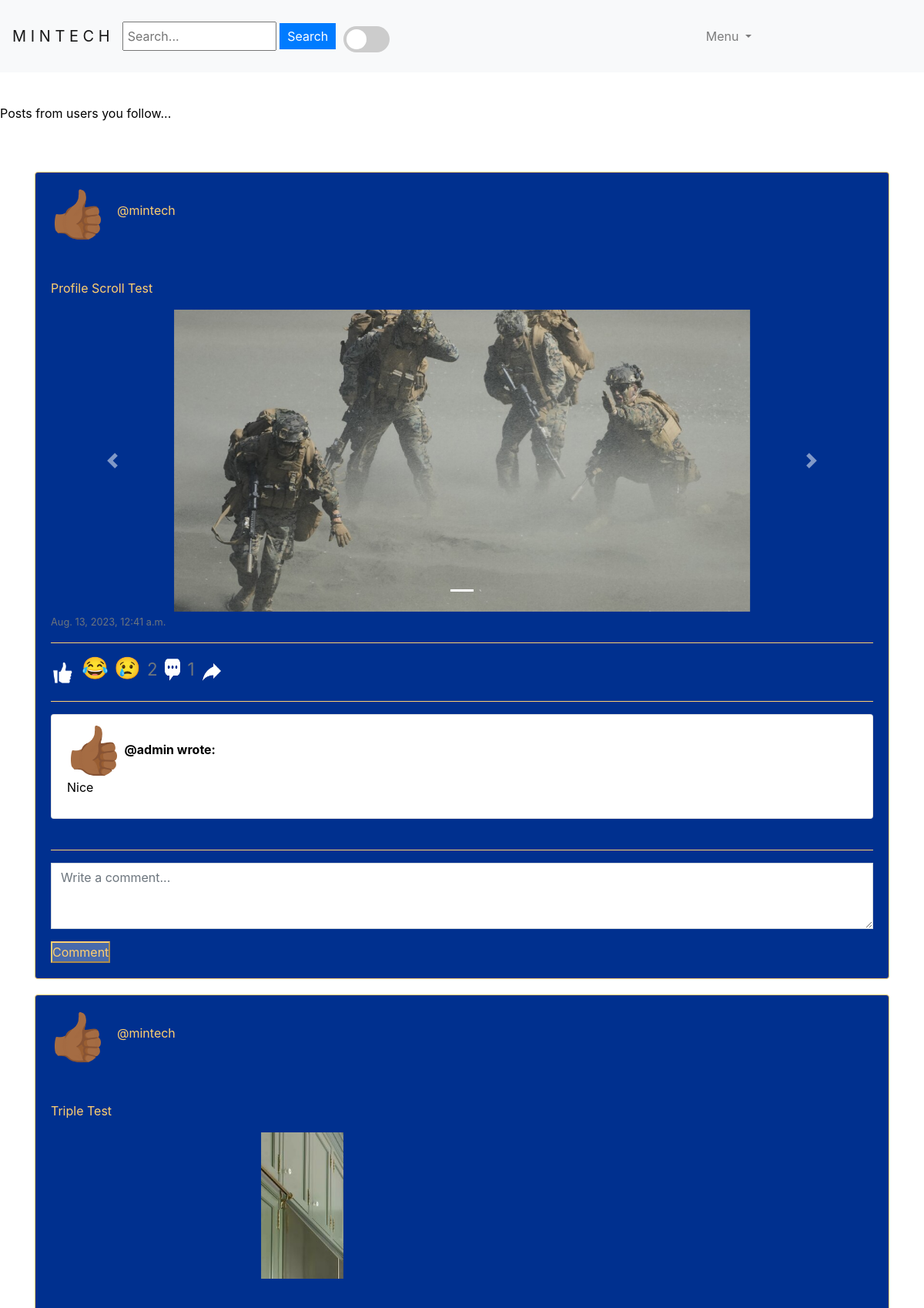
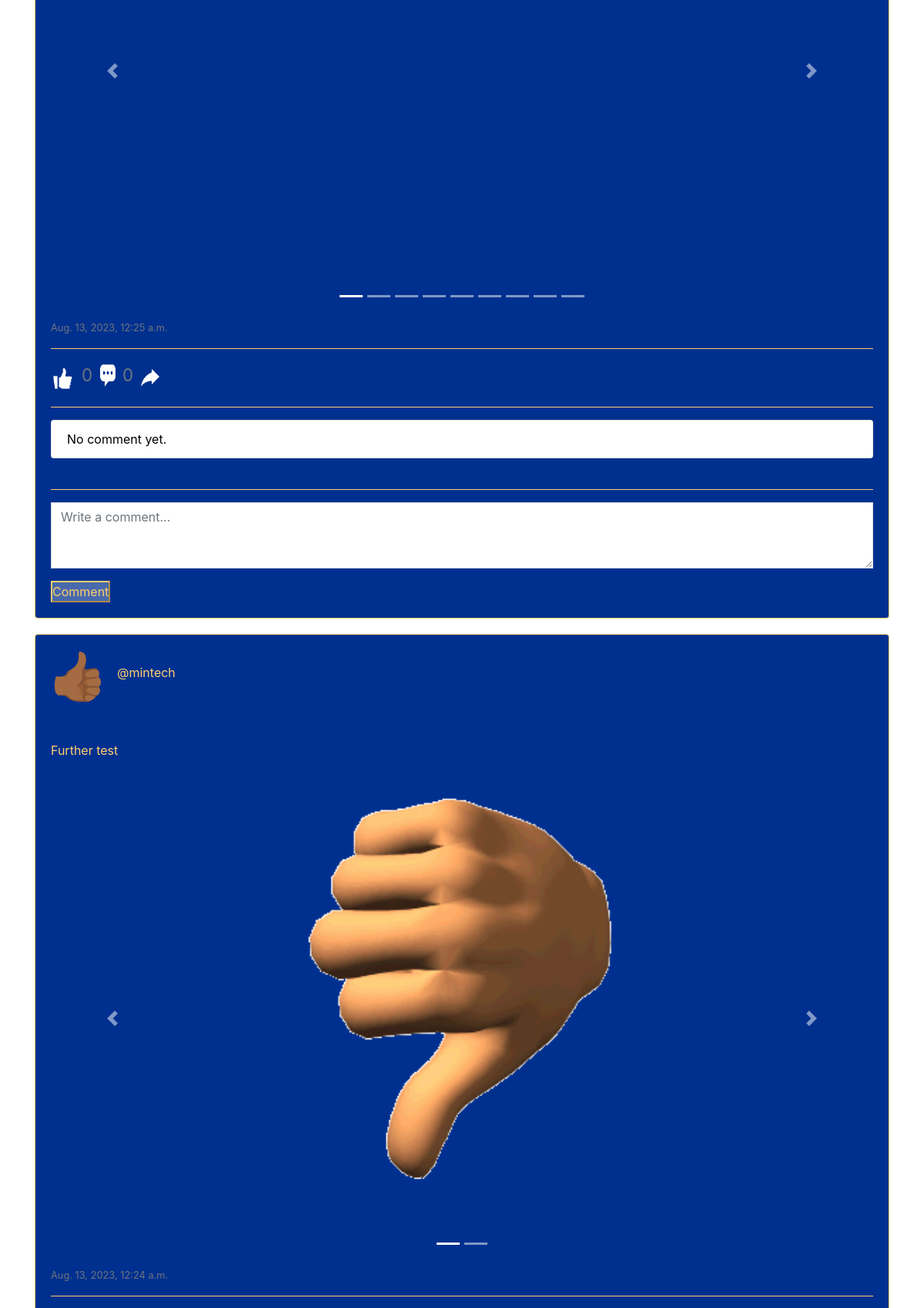
The page /following (signed in, upper part) on the database its author committed (2 pictures, top to bottom).
### minsocial/models.py (models this page shows, shortened)
class Post(models.Model):
    user = models.ForeignKey(User, on_delete=models.CASCADE, blank=True, null=True, related_name="post_user")
    postContent = models.TextField(blank=True)
    timestamp = models.DateTimeField(auto_now_add=True)

class User(AbstractUser):
    profile_pics = models.ImageField(upload_to='profile_pics/', null=True, blank=True)
    phone_number = models.CharField(max_length=20, null=True, blank=True)
    about = models.TextField(null=True, blank=True)

class PostImage(models.Model):
    postContent = models.ForeignKey(Post, on_delete=models.CASCADE, related_name="post_images")
    post_image = models.ImageField(upload_to='post_image/', null=True, blank=True)

class Comment(models.Model):
    author = models.ForeignKey(User, on_delete=models.CASCADE, blank=True, null=True, related_name="userComment")
    post = models.ForeignKey(Post, on_delete=models.CASCADE, blank=True, null=True, related_name="postComment")
    message = models.CharField(max_length=10000)

### minsocial/views.py (the view)
# urls.py: path("following", views.following, name="following"),
@login_required
def following(request):
    if not request.user.is_authenticated:
        return render(request, "network/error.html")
    current_user = User.objects.get(pk=request.user.id)
    following = Follow.objects.filter(following=current_user)
    followingPosts = Post.objects.filter(user__in=[f.follower for f in following]).order_by('-timestamp')
    paginator = Paginator(followingPosts, 20)  # Show 20 contacts per page.
    page_number = request.GET.get('page')
    page_post = paginator.get_page(page_number)
    return render(request, "network/following.html", {
        "page_post": page_post
    })

### minsocial/templatetags/my_filters.py (called while the page is built)
@register.filter
def split_paragraphs(value):
    return value.split('\n')

### minsocial/templates/network/following.html (shortened to what this page needs)
{% extends "network/layout.html" %}
{% load custom_tags %}
{% load my_filters %}
{% load static %}
{% block body %}
<br>
  <div class="horizontal-container">
Posts from users you follow... <label style="margin-top: 15px;" class="switch">
</div>
<br>
<br>
<div id="posts">
  {% for posts in page_post %}
  <section>
    <div class="container">
      <div class="card">
        <div class="card-body">
          <div class="d-flex align-items-center">
            {% if posts.user.profile_pics %}
              <a href="{% url 'profile' user_id=posts.user.id %}">
                <img src="{{ posts.user.profile_pics.url }}" class="rounded-circle" width="70" height="70">
              </a>
            {% else %}
              <a href="{% url 'profile' user_id=posts.user.id %}">
                <img src="/media/post_image/hand.gif" class="rounded-circle" width="70" height="70">
              </a>
            {% endif %}
            <div class="ml-3">
              <p class="mb-0">
                <p>@{{posts.user.username}}</p>
              </p>
            </div>
          </div>
          <br>
          <br>
          <div class="card-text" id="content_{{ posts.id }}">
            {% for paragraph in posts.postContent|split_paragraphs|slice:":5" %}
              <p>{{ paragraph|urlize }}</p>
            {% endfor %}
            {% if posts.post_images.all %}
            <div id="carouselExampleIndicators" class="carousel slide" data-ride="carousel">
              <ol class="carousel-indicators">
                {% for image in posts.post_images.all %}
                  <li data-target="#carouselExampleIndicators" data-slide-to="{{ forloop.counter0 }}" {% if forloop.first %}class="active"{% endif %}></li>
                {% endfor %}
              </ol>
              <div class="carousel-inner">
                {% for image in posts.post_images.all %}
                  <div class="carousel-item {% if forloop.first %}active{% endif %}">
                    <img class="d-block w-100" src="{{ image.post_image.url }}" alt="Post Image">
                  </div>
                {% endfor %}
              </div>
              <a class="carousel-control-prev" href="#carouselExampleIndicators" role="button" data-slide="prev">
                <span class="carousel-control-prev-icon" aria-hidden="true"></span>
              </a>
              <a class="carousel-control-next" href="#carouselExampleIndicators" role="button" data-slide="next">
                <span class="carousel-control-next-icon" aria-hidden="true"></span>
              </a>
            </div>
            {% endif %}
        </div>
        <p class="card-text"><small class="text-muted">{{ posts.timestamp }}</small></p>
        {% include 'network/likes.html' %}
        <hr style="border-color: #FFCF70;">
        {% include 'network/comments.html' %}
      </div>
    </div>
  </div>
  </section>
{% endfor %}
</div>
{% include "network/share.html" %}
{% endblock %}

### minsocial/templates/network/likes.html (shortened to what this page needs)
{% load custom_tags %}
{% load my_filters %}
{% load static %}
<hr style="border-color: #FFCF70;">
<div class="horizontal-container">
  <div class="">
    <button class="like-btn" data-post-id="{{ posts.id }}" style="background: none; border: none; padding: 0; width: 30px; height: 40px;">
      <img src="/media/post_image/white.png" width="100%" height="100%" alt="reaction-button" title="reaction">
    </button>
  </div>
  {% with total_count=posts.postLove.count|add:posts.postHaha.count|add:posts.postSad.count|add:posts.postShock.count|add:posts.post_like.count %}
  <h3 onclick="opensModal('{{ posts.id }}')">
    {% if posts.postHaha.count > 0 %}
      😂
    {% endif %}
    {% if posts.postSad.count > 0 %}
      😢
    {% endif %}
    <small class="text-muted" style="color: #FFCF70;">{{ total_count }}</small>
    <button style="background: none; border: none; padding: 0; width: 24px; height: 35px;">
      <img src="/media/post_image/comments.png" width="100%" height="100%" alt="Comment" title="Comment">
    </button>
     <small class="text-muted">{{ posts.postComment.count }}</small>
  </h3>
  <button style="background: none; border: none; padding: 0; width: 24px; height: 35px;" onclick="shareFile('https:\//mintechy.pythonanywhere.com/group_post_content/{{ posts.id }}')">
    <img src="/media/post_image/shh.png" width="100%" height="100%" alt="Share" title="Share">
  </button>
{% endwith %}
</div>

### minsocial/templates/network/comments.html (shortened to what this page needs)
{% load custom_tags %}
{% load my_filters %}
{% load static %}
<ul class="list-group">
    {% for comment in posts.postComment.all|slice:":3" %}
      <li class="list-group-item">
        {% if comment.author.profile_pics %}
        <a href="{% url 'profile' user_id=comment.author.id %}">
          <img src="{{ comment.author.profile_pics.url }}" class="rounded-circle" width="70" height="70">
        </a>
        {% else %}
        <a href="{% url 'profile' user_id=comment.author.id %}">
          <img src="/media/post_image/hand.gif" class="rounded-circle" width="70" height="70">
        </a>
        {% endif %}
        <strong><a href="{% url 'profile' user_id=comment.author.id %}"><span style="color: black;">@{{ comment.author.username }}</span></a> <span style="color: black;"> wrote:</span></strong>
        <div class="card-text" id="content_{{ comment.id }}">
          {% for paragraph in comment.message|split_paragraphs|slice:":8" %}
            <p style="color: black;">{{ paragraph|urlize }}</p>
          {% endfor %}
        </div>
      </li>
    {% empty %}
      <li class="list-group-item" style="color: black;">No comment yet.</li>
    {% endfor %}
  </ul>
  <br>
  <hr style="border-color: #FFCF70;">
        {% if user.is_authenticated %}
        <form action="{% url 'addComment' post_id=posts.id %}" method="POST">
          <div class="form-group">
            <span class="comment-field">
            <textarea type="text" id="new-comment" name="newComment" class="form-control rounded-0 shadow-none" rows="3" placeholder="Write a comment..."></textarea>
          </span>
          </div>
            <span class="btn-comment">
            <button class="submit-button" type="submit" id="comment-btn">
              Comment
            </button>
          </span>
        </form>
        {% endif %}

### minsocial/static/network/styles.css (style rules this page uses)
* { margin: 0; padding: 0; box-sizing: border-box; }
.card { background-color: #00308F; color: #FFCF70; border-color: #FFCF70;; }
.switch { position: relative; display: inline-block; width: 60px; height: 34px; }
.card-body { color: #FFCF70; }
.submit-button { color: #FFCF70; border-color: #FFCF70;; }
.container { margin-bottom: 20px }
.horizontal-container { display: flex; align-items: center; gap: 10px; }
.carousel-item img { max-width: 100%; max-height: 80vh; width: auto; height: auto; margin: 0 auto; object-fit: contain; }
@media (min-width: 992px) { .carousel-item img { max-width: 70%; margin: 0 auto; } }

### rows shown on the page
Post: user.username "mintech", postContent "Profile Scroll Test", timestamp "Aug. 13, 2023, 12:41 a.m.", postLove "2", postComment.count "1"
PostImage: post_image (picture)
Comment: author.username "admin", message "Nice"
Post: user.username "mintech", postContent "Triple Test", timestamp "Aug. 13, 2023, 12:25 a.m.", postLove "0", postComment.count "0"
PostImage: post_image (picture)
Post: user.username "mintech", postContent "Further test", timestamp "Aug. 13, 2023, 12:24 a.m."
PostImage: post_image (picture)
